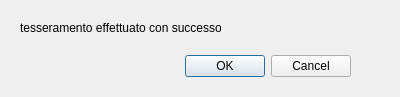
<?xml version="1.0" encoding="UTF-8"?>
<ui version="4.0">
 <class>Dialog</class>
 <widget class="QDialog" name="Dialog">
  <property name="geometry">
   <rect>
    <x>0</x>
    <y>0</y>
    <width>400</width>
    <height>97</height>
   </rect>
  </property>
  <property name="windowTitle">
   <string>Dialog</string>
  </property>
  <widget class="QDialogButtonBox" name="buttonBox">
   <property name="geometry">
    <rect>
     <x>10</x>
     <y>50</y>
     <width>341</width>
     <height>32</height>
    </rect>
   </property>
   <property name="orientation">
    <enum>Qt::Horizontal</enum>
   </property>
   <property name="standardButtons">
    <set>QDialogButtonBox::Cancel|QDialogButtonBox::Ok</set>
   </property>
  </widget>
  <widget class="QLabel" name="label">
   <property name="geometry">
    <rect>
     <x>20</x>
     <y>20</y>
     <width>201</width>
     <height>16</height>
    </rect>
   </property>
   <property name="text">
    <string>tesseramento effettuato con successo</string>
   </property>
  </widget>
 </widget>
 <resources/>
 <connections>
  <connection>
   <sender>buttonBox</sender>
   <signal>accepted()</signal>
   <receiver>Dialog</receiver>
   <slot>accept()</slot>
   <hints>
    <hint type="sourcelabel">
     <x>248</x>
     <y>254</y>
    </hint>
    <hint type="destinationlabel">
     <x>157</x>
     <y>274</y>
    </hint>
   </hints>
  </connection>
  <connection>
   <sender>buttonBox</sender>
   <signal>rejected()</signal>
   <receiver>Dialog</receiver>
   <slot>reject()</slot>
   <hints>
    <hint type="sourcelabel">
     <x>316</x>
     <y>260</y>
    </hint>
    <hint type="destinationlabel">
     <x>286</x>
     <y>274</y>
    </hint>
   </hints>
  </connection>
 </connections>
</ui>
